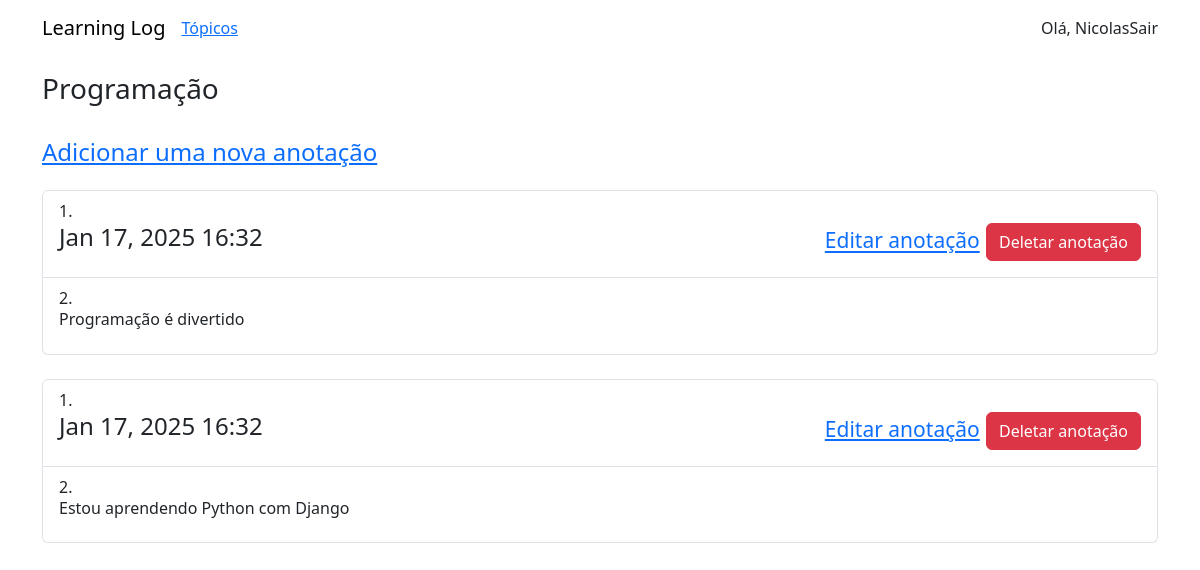
Before: /topics/8/ (signed in) with the older database file.
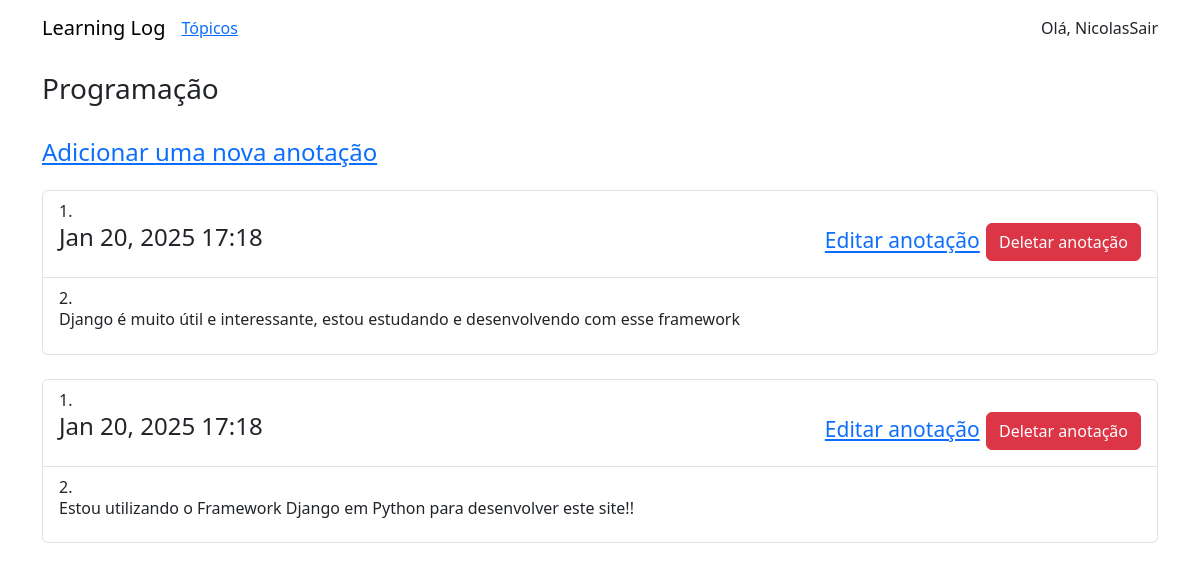
After: the same page with the newer database file.
### learning_logs/models.py (models this page shows, shortened)
class Topic(models.Model):
    text = models.CharField(max_length=200)
    date_added = models.DateTimeField(auto_now_add=True)
    owner = models.ForeignKey(User, on_delete=models.CASCADE)
    def __str__(self):
        return self.text

class Entry(models.Model):
    topic = models.ForeignKey(Topic, on_delete=models.CASCADE)
    text = models.TextField()
    date_added = models.DateTimeField(auto_now_add=True)
    class Meta:
        verbose_name_plural = "entries" # ajustar o plurar da palavra entry

### learning_logs/views.py (the view)
# urls.py: path("topics/<topic_id>/", views.topic, name="topic"),
@login_required
def topic(request,topic_id):
    topic = Topic.objects.get(id = topic_id)
    if topic.owner != request.user:
        raise Http404
    entries = topic.entry_set.order_by("-date_added")
    context = {"topic": topic, "entries": entries}
    return render(request, "learning_logs/topic.html", context)

### learning_logs/templates/learning_logs/topic.html (shortened to what this page needs)
<!DOCTYPE html>
<html lang="pt-br">
<head>
</head>
<body>
    {% extends "learning_logs/base.html" %}
    {%block header%}
    <h3>{{topic}}</h3>
    <br>
    {% endblock header%}
    {%block content%}
    {% load bootstrap5 %}
    {% bootstrap_css %}
    <h4 class="mb-4"><a href="{% url 'new_entry' topic.id %}">Adicionar uma nova anotação</a></h4>
    {%for entry in entries%}
    <div class="list-group list-group-numbered">
        <div class="list-group-item">
            <div class="d-flex justify-content-between">
                <h4 class="">{{entry.date_added | date:'M d, Y H:i'}}
                    <h4 class="">
                        <small class=""><a href="{% url 'edit_entry' entry.id %}">Editar
                                anotação</a></small>
                        <button type="button" class="btn btn-danger" data-bs-toggle="modal"
                            data-bs-target="#confirmDeleteModal"
                            onclick="setDeleteFormAction('{% url 'delete_entry' entry.id %}')">
                            Deletar anotação
                        </button>
                    </h4>
                </h4>
            </div>
        </div>
        <div class="list-group-item mb-4">
            <h6>{{entry.text | linebreaks}}</h6>
        </div>
    </div>
    {%empty%}
    Não há registros.
    {%endfor%}
    {%endblock content%}

### learning_logs/templates/learning_logs/base.html (shortened to what this page needs)
<!DOCTYPE html>
<html lang="pt-br">
<head>
    {% load bootstrap5 %}
    {% bootstrap_css %}
</head>
<body>
    <nav class="navbar navbar-expand-lg mb-3">
        <div class="container">
            <a class="navbar-brand" href="{% url 'index' %}">Learning Log</a>
            <div class="navbar">
                <a href="{% url 'topics' %}">Tópicos</a>
            </div>
            <div class="collapse navbar-collapse justify-content-end" id="navbar">
                <div class="navbar">
                    {% if user.is_authenticated %}
                    <a class="nav-link">Olá, {{user.username}}</a>
                    <a class="nav-link" href="{% url 'logout' %}">Sair</a>
                    {% else %}
                    <a class="nav-link" href="{% url 'register' %}">Registrar</a>
                    <a class="nav-link" href="{% url 'login' %}">Entrar</a>
                    {% endif %}
                </div>
            </div>
        </div>
    </nav>
    <div class="container">
        <div class="page-header">
            <div>{% block header %}{% endblock header %}</div>
        </div>
        <div>{% block content %}{% endblock content%}</div>
    </div>
</body>
</html>

Changed rows visible on the page:
removed Entry: date_added "Jan 17, 2025 16:32", text "Programação é divertido"
removed Entry: date_added "Jan 17, 2025 16:32", text "Estou aprendendo Python com Django"
added Entry: date_added "Jan 20, 2025 17:18", text "Django é muito útil e interessante, estou estudando e desenvolvendo com esse framework"
added Entry: date_added "Jan 20, 2025 17:18", text "Estou utilizando o Framework Django em Python para desenvolver este site!!"
